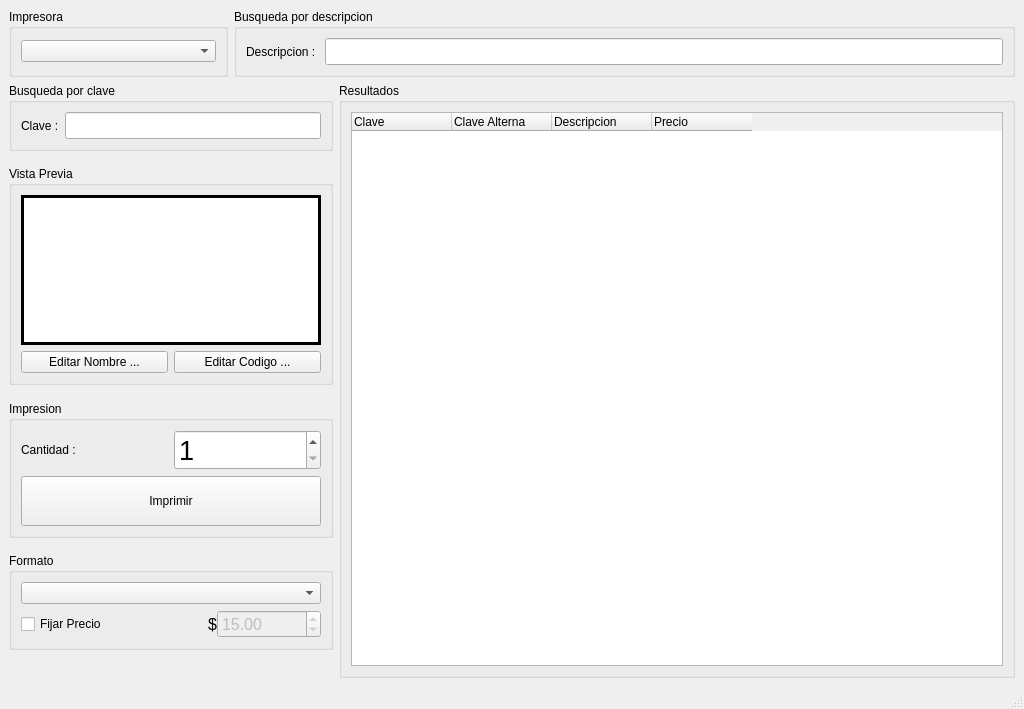
<?xml version="1.0" encoding="UTF-8"?>
<ui version="4.0">
 <class>Etiquetas</class>
 <widget class="QMainWindow" name="Etiquetas">
  <property name="geometry">
   <rect>
    <x>0</x>
    <y>0</y>
    <width>1024</width>
    <height>709</height>
   </rect>
  </property>
  <property name="windowTitle">
   <string>Etiquetas</string>
  </property>
  <widget class="QWidget" name="centralwidget">
   <layout class="QVBoxLayout" name="verticalLayout">
    <item>
     <layout class="QHBoxLayout" name="horizontalLayout_3">
      <item>
       <widget class="QGroupBox" name="groupBox_5">
        <property name="title">
         <string>Impresora</string>
        </property>
        <layout class="QHBoxLayout" name="horizontalLayout_4">
         <item>
          <widget class="QComboBox" name="combo_impresoras">
           <property name="sizePolicy">
            <sizepolicy hsizetype="Fixed" vsizetype="Fixed">
             <horstretch>0</horstretch>
             <verstretch>0</verstretch>
            </sizepolicy>
           </property>
           <property name="minimumSize">
            <size>
             <width>195</width>
             <height>0</height>
            </size>
           </property>
           <property name="maximumSize">
            <size>
             <width>195</width>
             <height>16777215</height>
            </size>
           </property>
          </widget>
         </item>
        </layout>
       </widget>
      </item>
      <item>
       <widget class="QGroupBox" name="groupBox">
        <property name="title">
         <string>Busqueda por descripcion</string>
        </property>
        <layout class="QHBoxLayout" name="horizontalLayout">
         <item>
          <widget class="QLabel" name="label">
           <property name="text">
            <string>Descripcion : </string>
           </property>
          </widget>
         </item>
         <item>
          <widget class="QLineEdit" name="input_descripcion">
           <property name="font">
            <font>
             <pointsize>12</pointsize>
            </font>
           </property>
          </widget>
         </item>
        </layout>
       </widget>
      </item>
     </layout>
    </item>
    <item>
     <layout class="QHBoxLayout" name="horizontalLayout_2">
      <item>
       <layout class="QVBoxLayout" name="verticalLayout_4">
        <item>
         <widget class="QGroupBox" name="groupBox_6">
          <property name="sizePolicy">
           <sizepolicy hsizetype="Preferred" vsizetype="Maximum">
            <horstretch>0</horstretch>
            <verstretch>0</verstretch>
           </sizepolicy>
          </property>
          <property name="title">
           <string>Busqueda por clave</string>
          </property>
          <layout class="QHBoxLayout" name="horizontalLayout_6">
           <item>
            <widget class="QLabel" name="label_2">
             <property name="sizePolicy">
              <sizepolicy hsizetype="Maximum" vsizetype="Preferred">
               <horstretch>0</horstretch>
               <verstretch>0</verstretch>
              </sizepolicy>
             </property>
             <property name="text">
              <string>Clave :</string>
             </property>
            </widget>
           </item>
           <item>
            <widget class="QLineEdit" name="input_clave">
             <property name="sizePolicy">
              <sizepolicy hsizetype="Preferred" vsizetype="Fixed">
               <horstretch>0</horstretch>
               <verstretch>0</verstretch>
              </sizepolicy>
             </property>
             <property name="font">
              <font>
               <pointsize>12</pointsize>
              </font>
             </property>
            </widget>
           </item>
          </layout>
         </widget>
        </item>
        <item>
         <spacer name="verticalSpacer">
          <property name="orientation">
           <enum>Qt::Vertical</enum>
          </property>
          <property name="sizeHint" stdset="0">
           <size>
            <width>20</width>
            <height>40</height>
           </size>
          </property>
         </spacer>
        </item>
        <item>
         <widget class="QGroupBox" name="groupBox_3">
          <property name="title">
           <string>Vista Previa</string>
          </property>
          <layout class="QVBoxLayout" name="verticalLayout_3">
           <item>
            <widget class="QLabel" name="previa">
             <property name="sizePolicy">
              <sizepolicy hsizetype="Fixed" vsizetype="Fixed">
               <horstretch>0</horstretch>
               <verstretch>0</verstretch>
              </sizepolicy>
             </property>
             <property name="minimumSize">
              <size>
               <width>300</width>
               <height>150</height>
              </size>
             </property>
             <property name="maximumSize">
              <size>
               <width>300</width>
               <height>150</height>
              </size>
             </property>
             <property name="sizeIncrement">
              <size>
               <width>0</width>
               <height>0</height>
              </size>
             </property>
             <property name="styleSheet">
              <string notr="true">border : 3px solid black; background: white;</string>
             </property>
             <property name="frameShape">
              <enum>QFrame::Box</enum>
             </property>
             <property name="text">
              <string/>
             </property>
             <property name="scaledContents">
              <bool>true</bool>
             </property>
            </widget>
           </item>
           <item>
            <layout class="QHBoxLayout" name="horizontalLayout_9">
             <item>
              <widget class="QPushButton" name="editar_nombre">
               <property name="text">
                <string>Editar Nombre ...</string>
               </property>
              </widget>
             </item>
             <item>
              <widget class="QPushButton" name="editar_codigo">
               <property name="text">
                <string>Editar Codigo ...</string>
               </property>
              </widget>
             </item>
            </layout>
           </item>
          </layout>
         </widget>
        </item>
        <item>
         <spacer name="verticalSpacer_2">
          <property name="orientation">
           <enum>Qt::Vertical</enum>
          </property>
          <property name="sizeHint" stdset="0">
           <size>
            <width>20</width>
            <height>40</height>
           </size>
          </property>
         </spacer>
        </item>
        <item>
         <widget class="QGroupBox" name="groupBox_7">
          <property name="title">
           <string>Impresion</string>
          </property>
          <layout class="QVBoxLayout" name="verticalLayout_7">
           <item>
            <layout class="QHBoxLayout" name="horizontalLayout_7">
             <item>
              <widget class="QLabel" name="label_4">
               <property name="text">
                <string>Cantidad : </string>
               </property>
              </widget>
             </item>
             <item>
              <widget class="QSpinBox" name="spin_etiquetas">
               <property name="font">
                <font>
                 <pointsize>20</pointsize>
                </font>
               </property>
               <property name="minimum">
                <number>1</number>
               </property>
               <property name="maximum">
                <number>100</number>
               </property>
              </widget>
             </item>
            </layout>
           </item>
           <item>
            <widget class="QPushButton" name="boton_imprimir">
             <property name="minimumSize">
              <size>
               <width>0</width>
               <height>50</height>
              </size>
             </property>
             <property name="text">
              <string>Imprimir</string>
             </property>
            </widget>
           </item>
          </layout>
         </widget>
        </item>
        <item>
         <spacer name="verticalSpacer_3">
          <property name="orientation">
           <enum>Qt::Vertical</enum>
          </property>
          <property name="sizeHint" stdset="0">
           <size>
            <width>20</width>
            <height>40</height>
           </size>
          </property>
         </spacer>
        </item>
        <item>
         <widget class="QGroupBox" name="groupBox_4">
          <property name="title">
           <string>Formato</string>
          </property>
          <layout class="QVBoxLayout" name="verticalLayout_5">
           <item>
            <widget class="QComboBox" name="combo_formatos"/>
           </item>
           <item>
            <layout class="QHBoxLayout" name="horizontalLayout_8">
             <property name="spacing">
              <number>0</number>
             </property>
             <item>
              <layout class="QHBoxLayout" name="horizontalLayout_5">
               <item>
                <widget class="QCheckBox" name="check_forzar_precio">
                 <property name="font">
                  <font>
                   <pointsize>9</pointsize>
                  </font>
                 </property>
                 <property name="text">
                  <string>Fijar Precio</string>
                 </property>
                </widget>
               </item>
               <item>
                <widget class="QLabel" name="label_3">
                 <property name="font">
                  <font>
                   <pointsize>12</pointsize>
                  </font>
                 </property>
                 <property name="text">
                  <string>$</string>
                 </property>
                 <property name="alignment">
                  <set>Qt::AlignRight|Qt::AlignTrailing|Qt::AlignVCenter</set>
                 </property>
                </widget>
               </item>
               <item>
                <widget class="QDoubleSpinBox" name="input_precio">
                 <property name="enabled">
                  <bool>false</bool>
                 </property>
                 <property name="font">
                  <font>
                   <pointsize>12</pointsize>
                  </font>
                 </property>
                 <property name="maximum">
                  <double>100000.000000000000000</double>
                 </property>
                 <property name="singleStep">
                  <double>0.500000000000000</double>
                 </property>
                 <property name="value">
                  <double>15.000000000000000</double>
                 </property>
                </widget>
               </item>
              </layout>
             </item>
            </layout>
           </item>
          </layout>
         </widget>
        </item>
        <item>
         <spacer name="verticalSpacer_6">
          <property name="orientation">
           <enum>Qt::Vertical</enum>
          </property>
          <property name="sizeHint" stdset="0">
           <size>
            <width>20</width>
            <height>40</height>
           </size>
          </property>
         </spacer>
        </item>
        <item>
         <spacer name="verticalSpacer_5">
          <property name="orientation">
           <enum>Qt::Vertical</enum>
          </property>
          <property name="sizeHint" stdset="0">
           <size>
            <width>20</width>
            <height>40</height>
           </size>
          </property>
         </spacer>
        </item>
        <item>
         <spacer name="verticalSpacer_4">
          <property name="orientation">
           <enum>Qt::Vertical</enum>
          </property>
          <property name="sizeHint" stdset="0">
           <size>
            <width>20</width>
            <height>40</height>
           </size>
          </property>
         </spacer>
        </item>
       </layout>
      </item>
      <item>
       <widget class="QGroupBox" name="groupBox_2">
        <property name="title">
         <string>Resultados</string>
        </property>
        <layout class="QVBoxLayout" name="verticalLayout_2">
         <item>
          <widget class="QTreeWidget" name="lista">
           <attribute name="headerStretchLastSection">
            <bool>false</bool>
           </attribute>
           <column>
            <property name="text">
             <string>Clave</string>
            </property>
           </column>
           <column>
            <property name="text">
             <string>Clave Alterna</string>
            </property>
           </column>
           <column>
            <property name="text">
             <string>Descripcion</string>
            </property>
           </column>
           <column>
            <property name="text">
             <string>Precio</string>
            </property>
           </column>
          </widget>
         </item>
        </layout>
       </widget>
      </item>
     </layout>
    </item>
   </layout>
  </widget>
  <widget class="QMenuBar" name="menubar">
   <property name="geometry">
    <rect>
     <x>0</x>
     <y>0</y>
     <width>1024</width>
     <height>22</height>
    </rect>
   </property>
  </widget>
  <widget class="QStatusBar" name="statusbar"/>
 </widget>
 <resources/>
 <connections/>
</ui>
